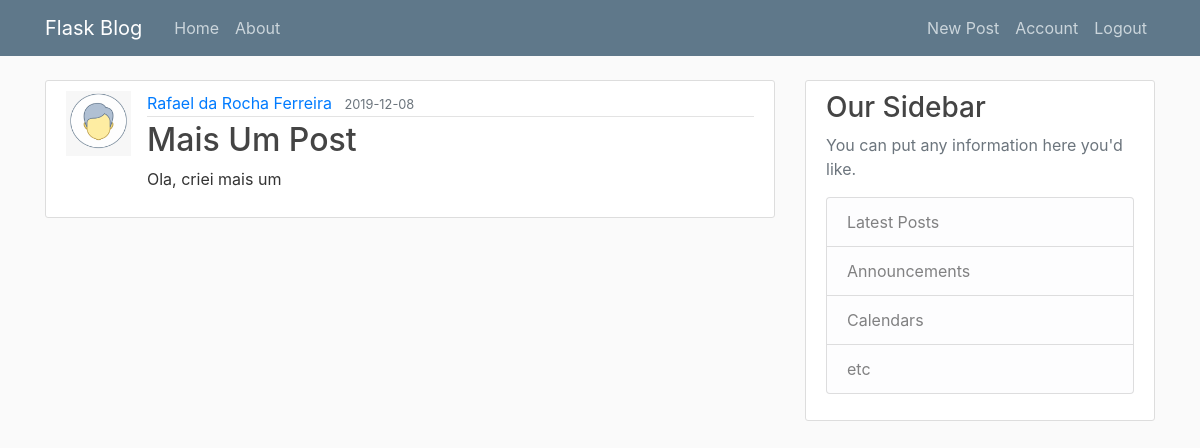
/post/13 (signed in), run on the app's committed database.
### app/models/tables.py (models this page shows, shortened)
class User(db.Model, UserMixin):
    __tablename_ = "user"
    id = db.Column(db.Integer, primary_key=True)
    username = db.Column(db.String(20), unique=True, nullable=False)
    email = db.Column(db.String(120), unique=True, nullable=False)
    image_file = db.Column(db.String(120), nullable=False, default="default.png")
    password = db.Column(db.String(60), nullable=False)
    posts = db.relationship('Post', backref="author", lazy=True)

class Post(db.Model):
    __tablename__ = "post"
    id = db.Column(db.Integer, primary_key=True)
    title = db.Column(db.String(100), nullable=False)
    date_posted = db.Column(db.DateTime, nullable=False, default=datetime.utcnow)
    content = db.Column(db.Text, nullable=False)
    user_id = db.Column(db.Integer, db.ForeignKey('user.id'), nullable=False)

### app/controllers/default.py (the view)
@app.route("/post/<int:post_id>")
@login_required
def post(post_id):
    post = Post.query.get_or_404(post_id)
    return render_template('post.html', title=post.title, post=post)

### app/models/tables.py (called while the page is built)
@login_maneger.user_loader
def load_user(user_id):
    return User.query.get(int(user_id))

### app/templates/post.html (shortened to what this page needs)
{% extends "./bases/firstLayout.html" %}
{% block content%}
    <article class="media content-section">
        <img class="'rounded-circle article-img" src="{{ url_for('static', filename='profiles_pic/' + post.author.image_file) }}">
        <div class="media-body">
            <div class="article-metadata">
                <a class="mr-2" href="{{ url_for('user_posts', username=post.author.username) }}">{{ post.author.username }}</a>
                <small class="text-muted">{{ post.date_posted.strftime('%Y-%m-%d') }}</small>
            </div>
            <h2 class="article-title">{{ post.title }}</h2>
            <p class="article-content">{{ post.content }}</p>
        </div>
    </article>
{% endblock content %}

### app/static/css/main.css (style rules this page uses)
body { background: #fafafa; color: #333333; margin-top: 5rem; }
h1, h2, h3, h4, h5, h6 { color: #444444; }
.content-section { background: #ffffff; padding: 10px 20px; border: 1px solid #dddddd; border-radius: 3px; margin-bottom: 20px; }
.article-title { color: #444444; }
.article-content { white-space: pre-line; }
.article-img { height: 65px; width: 65px; margin-right: 16px; }
.article-metadata { padding-bottom: 1px; margin-bottom: 4px; border-bottom: 1px solid #e3e3e3 }

### data on the page
User: image_file (placeholder picture), author.username "Rafael da Rocha Ferreira"
Post: date_posted "2019-12-08", title "Mais Um Post", content "Ola, criei mais um"
